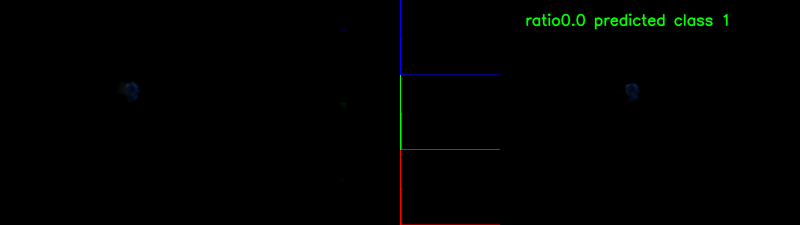
#> input picture captured/0.png, 1600 x 450 px, given in place of the camera (shown at 1/2 size)
$ python camera.py
#> lines starting #> are read from the running program, lines starting #| are printed output that depends on the picture; after the words box and inside, x2 and y2 are one past the last pixel; in counts of white or black regions, pixels touching at a corner belong together
#> further down, img is the input picture: shape (450, 1600, 3); mean B, G, R 0.3, 1.3, 0.2
import time

import cv2 as cv
import numpy as np
from imutils.video import FPS


cap = cv.VideoCapture(2)

# To get number of frames
n_frames = int(cap.get(cv.CAP_PROP_FRAME_COUNT))

# To check the number of frames in the video
print(n_frames)


width = int(cap.get(cv.CAP_PROP_FRAME_WIDTH))
height = int(cap.get(cv.CAP_PROP_FRAME_HEIGHT))

print("height", width)
print("height", height)

count = 0
if not (cap.isOpened()):

    print('Could not open video device')
#https://www.e-consystems.com/blog/camera/technology/how-to-access-cameras-using-opencv-with-python/
cap.set(cv.CAP_PROP_FRAME_WIDTH, 640)
cap.set(cv.CAP_PROP_FRAME_HEIGHT, 480)

def process(img):
    ll = 2
    hh = 20
    lower = np.array([ll, ll, ll])
    upper = np.array([hh, hh, hh])
    thresh = cv.inRange(img, lower, upper)
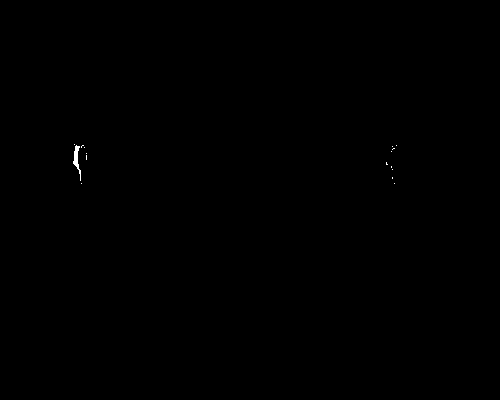
#> thresh: shape (400, 500); 0.07% white; 16 white regions (15 under 20 px), largest, box (x1, y1, x2, y2) and area: (73, 145, 81, 181) 111
    # cv.imshow('thresh',thresh)

    kernel = cv.getStructuringElement(cv.MORPH_ELLIPSE, (20, 20))
    morph = cv.morphologyEx(thresh, cv.MORPH_CLOSE, kernel)
#> morph: shape (400, 500); 0.15% white; 4 white regions (2 under 20 px), largest, box (x1, y1, x2, y2) and area: (74, 145, 88, 183) 259, (387, 160, 393, 171) 24
    #cv.imshow('morph',morph)
    mask = 255 - morph
    #cv.imshow('mask',mask)
    segmented = cv.bitwise_and(img, img, mask=mask)
    #cv.imshow('segmented',segmented)
#comtour
    gray = cv.cvtColor(segmented, cv.COLOR_BGR2GRAY)
    ret, thresh = cv.threshold(gray, 130, 255, cv.THRESH_BINARY_INV + cv.THRESH_OTSU)
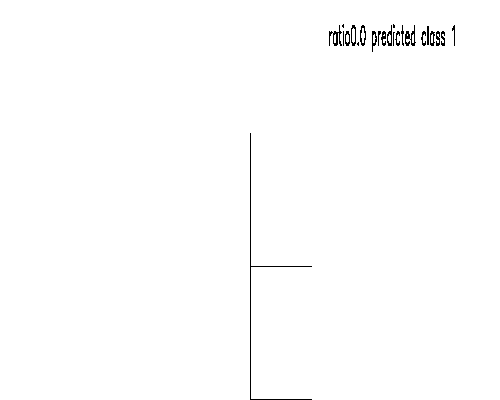
#> thresh: shape (400, 500); 99.4% white; black in thin lines or dots, all inside (x1, y1, x2, y2) = (250, 24, 455, 400)
#> ret = 59
    binary = cv.adaptiveThreshold(gray, 255, cv.ADAPTIVE_THRESH_GAUSSIAN_C, cv.THRESH_BINARY_INV, 131, 15)
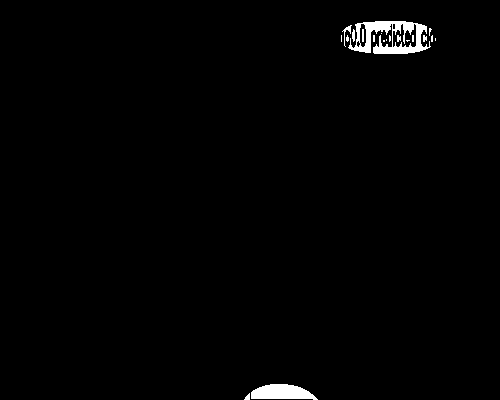
#> binary: shape (400, 500); 1.2% white; 20 white regions (12 under 20 px), largest, box (x1, y1, x2, y2) and area: (348, 21, 431, 54) 1368, (251, 384, 318, 400) 776, (342, 25, 352, 47) 51
    _, _, boxes, _ = cv.connectedComponentsWithStats(binary)
#> boxes = 21 rows, first 6: [0, 0, 500, 400, 197575], [348, 21, 83, 33, 1368], [342, 25, 10, 22, 51], [352, 29, 3, 13, 31], [362, 29, 2, 13, 26], [429, 28, 3, 8, 13]
    x1, y1, w1, h1, pixel1 = boxes[0]
#> x1 = 0; y1 = 0; w1 = 500; h1 = 400; pixel1 = 197575
    areaOfSegmented = w1 * h1
#> areaOfSegmented = 200000

    boxes = boxes[1:]
#> boxes = 20 rows, first 6: [348, 21, 83, 33, 1368], [342, 25, 10, 22, 51], [352, 29, 3, 13, 31], [362, 29, 2, 13, 26], [429, 28, 3, 8, 13], [381, 33, 1, 1, 1]
    filtered_boxes = []
    total_area = 0.0
    for x, y, w, h, pixels in boxes:
        if pixels < 6000 and h > 6 and w > 6 and h < 600 and w < 500:
            # pixels < 1500 and h < 200 and w < 200 and
            filtered_boxes.append((x, y, w, h))
#> this loop made 20 passes
#> (x, y, w, h, pixels) on passes 1 to 12: (348, 21, 83, 33, 1368), (342, 25, 10, 22, 51), (352, 29, 3, 13, 31), (362, 29, 2, 13, 26), (429, 28, 3, 8, 13), (381, 33, 1, 1, 1), (341, 35, 1, 7, 7), (346, 35, 3, 7, 15), (373, 35, 2, 7, 14), (389, 35, 2, 7, 12), (397, 35, 4, 7, 22), (412, 35, 2, 7, 14)
#> after the loop, filtered_boxes = [(348, 21, 83, 33), (342, 25, 10, 22), (251, 384, 67, 16)]
            # total_area = pixels
    for x, y, w, h in filtered_boxes:

        if x>x1 and x<x1+w1:
            if y>y1 and y<y1+h:
                cv.rectangle(segmented, (x, y), (x + w, y + h), (0, 0, 255), 2)
                total_area += w * h
#> this loop made 3 passes
#> (x, y, w, h, total_area) on pass 1: (348, 21, 83, 33, 2739)
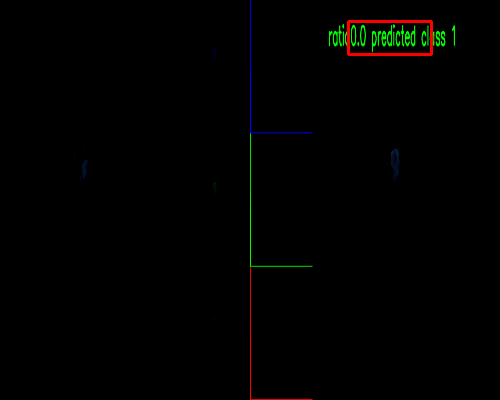
#> segmented: shape (400, 500, 3); mean B, G, R 0.3, 1.3, 1.1
#> after the loop, total_area = 2739

    org = (50, 50)
    font = cv.FONT_HERSHEY_SIMPLEX
#> font = 0
    fontScale = 1
    color2 = (0, 255, 0)
    thickness = 2
    # print('total area', total_area)
    ratio = ((total_area) / (areaOfSegmented)) * 100
#> ratio = 1.37
    ratio = np.round(ratio,2)
    #print(ratio)

    if ratio < 0.3:
        pre = 'class 1'
    elif ratio < 1.5:
        pre = 'class 2'
    else:
        pre = 'class 3'

    print(pre)
    cv.putText(segmented,'ratio'+ str(ratio) +' '+'predicted '+pre , (50, 50), font, fontScale, color2, thickness, cv.LINE_AA, False)
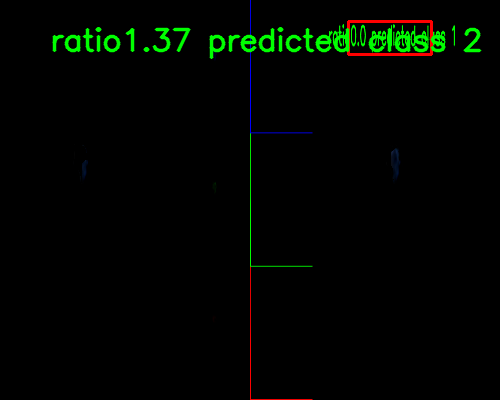
#> segmented: shape (400, 500, 3); 2.22% of pixels changed, all inside (x1, y1, x2, y2) = (52, 27, 482, 60)
    # cv.imwrite('result' + ".png", segmented)
    #cv.imshow('result', segmented)
    hori = np.concatenate((img,segmented),axis=1)
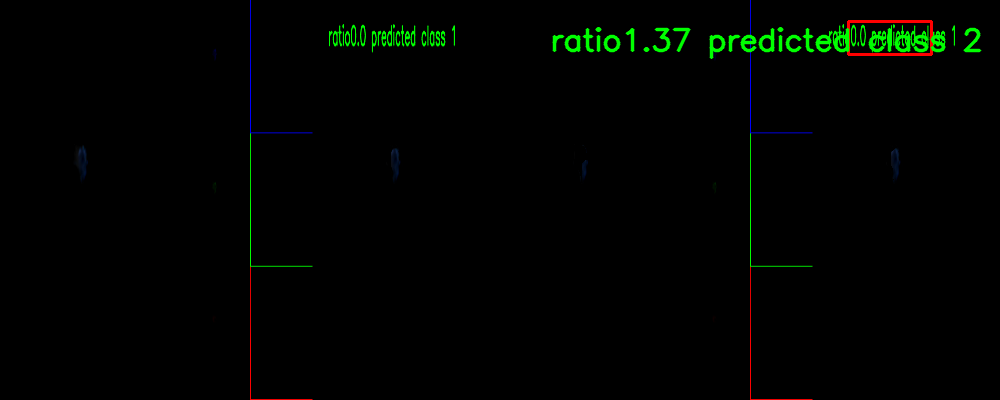
#> hori: shape (400, 1000, 3); mean B, G, R 0.3, 3.2, 0.6
    verti = np.concatenate((thresh,morph,mask),axis = 1)
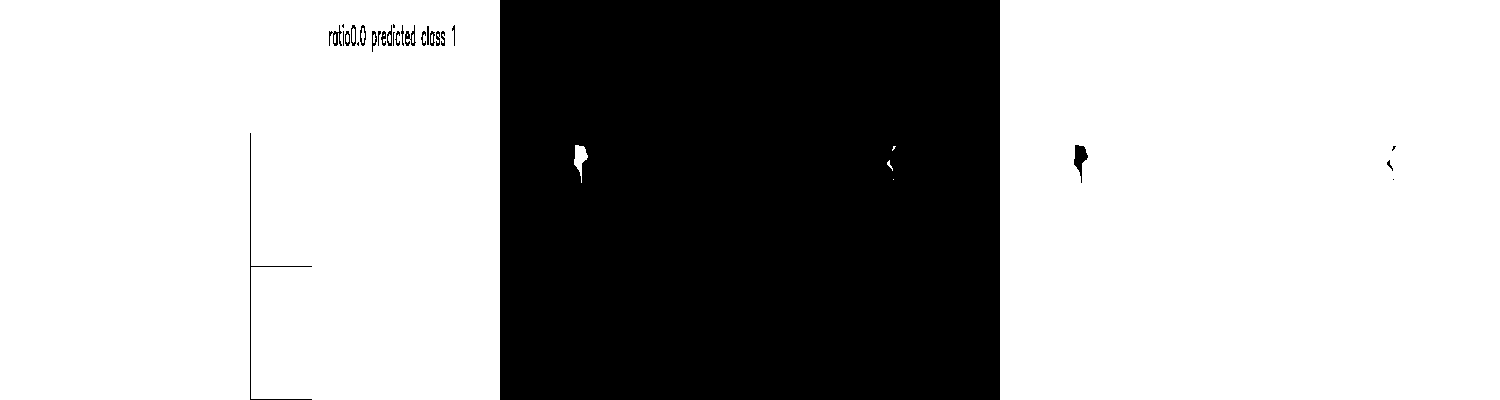
#> verti: shape (400, 1500); 66.5% white; 28 black regions (7 under 20 px), largest, box (x1, y1, x2, y2) and area: (500, 0, 1000, 400) 199706, (250, 133, 312, 400) 389, (1074, 145, 1088, 183) 259
    #thresh,morph,mask,
    cv.imshow('Quality', hori)
    # cv.imshow('canny process', verti)
    cv.waitKey(100)

# [93 lines left out: functions removeReflection, brightnessRemove, not called in this run]


while True:
    success, img = cap.read(0)


    if success:

        img = cv.resize(img, (500, 400), cv.INTER_LINEAR)
        #cv.imwrite(str(count)+'.png',img)
        #count += 1


        #cv.imshow("Webcam", img)
        noiseRemoved = cv.fastNlMeansDenoisingColored(img)
        #brightnessRemove(noiseRemoved)
        #cv.imshow('Removed noise', noiseRemoved)
        process(noiseRemoved)
        #removeReflection(noiseRemoved)


        if cv.waitKey(1) == ord('q'):
#> (key q is pressed here)
            break

$ run again, on captured/1.png
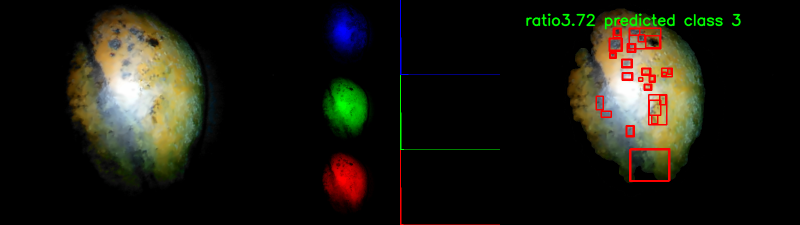
#> input picture captured/1.png, 1600 x 450 px, given in place of the camera (shown at 1/2 size)
#> img is the input picture: shape (450, 1600, 3); mean B, G, R 16.7, 25.2, 26.4
#> img: shape (400, 500, 3)
#> morph: shape (400, 500); 3.4% white; 46 white regions (42 under 20 px), largest, box (x1, y1, x2, y2) and area: (41, 0, 141, 349) 6033, (377, 281, 424, 326) 482, (360, 77, 371, 100) 139, (420, 63, 430, 76) 35
#> in process, `ret, thresh = cv.threshold(gray, 130, 255, cv.THRESH_BINARY_INV + cv.T..`:
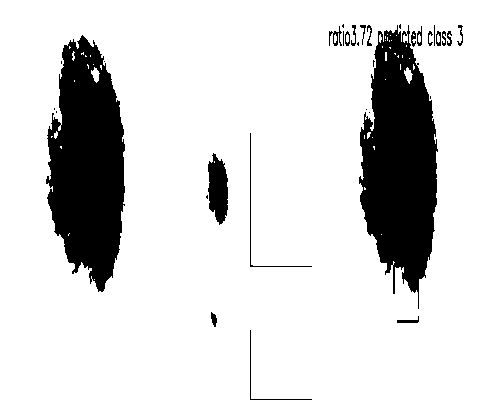
#> thresh: shape (400, 500); 84.6% white; 33 black regions (13 under 20 px), largest, box (x1, y1, x2, y2) and area: (359, 25, 438, 309) 14493, (46, 35, 125, 292) 14141, (208, 153, 228, 225) 1050
#> ret = 70
#> binary: shape (400, 500); 15.2% white; 96 white regions (75 under 20 px), largest, box (x1, y1, x2, y2) and area: (336, 8, 462, 314) 13564, (24, 16, 150, 309) 11995, (222, 146, 250, 232) 1360
#> in process, `_, _, boxes, _ = cv.connectedComponentsWithStats(binary)`: boxes = 97 rows, first 6: [0, 0, 500, 400, 169623], [336, 8, 126, 306, 13564], [24, 16, 126, 293, 11995], [341, 34, 1, 8, 8], [346, 35, 3, 7, 15], [413, 35, 1, 1, 1]
#> x1 = 0; w1 = 500; h1 = 400; pixel1 = 169623
#> areaOfSegmented = 200000
#> in process, `boxes = boxes[1:]`: boxes = 96 rows, first 6: [336, 8, 126, 306, 13564], [24, 16, 126, 293, 11995], [341, 34, 1, 8, 8], [346, 35, 3, 7, 15], [413, 35, 1, 1, 1], [418, 35, 2, 8, 14]
#> the loop in process, `for x, y, w, h, pixels in boxes:` made 96 passes
#> after the loop in process, `for x, y, w, h, pixels in boxes:`: filtered_boxes = [(91, 68, 9, 16), (392, 68, 21, 26), (381, 82, 8, 23), (388, 104, 8, 18), (401, 120, 9, 42), (413, 120, 8, 18), (388, 128, 8, 16), (222, 146, 28, 86), (187, 149, 20, 80), (405, 167, 12, 56), (251, 384, 67, 16), (243, 393, 7, 7)]
#> the loop in process, `for x, y, w, h in filtered_boxes: ` made 12 passes
#> after the loop in process, `for x, y, w, h in filtered_boxes:`: total_area = 0
#> in process, `verti = np.concatenate((thresh,morph,mask),axis = 1)`:
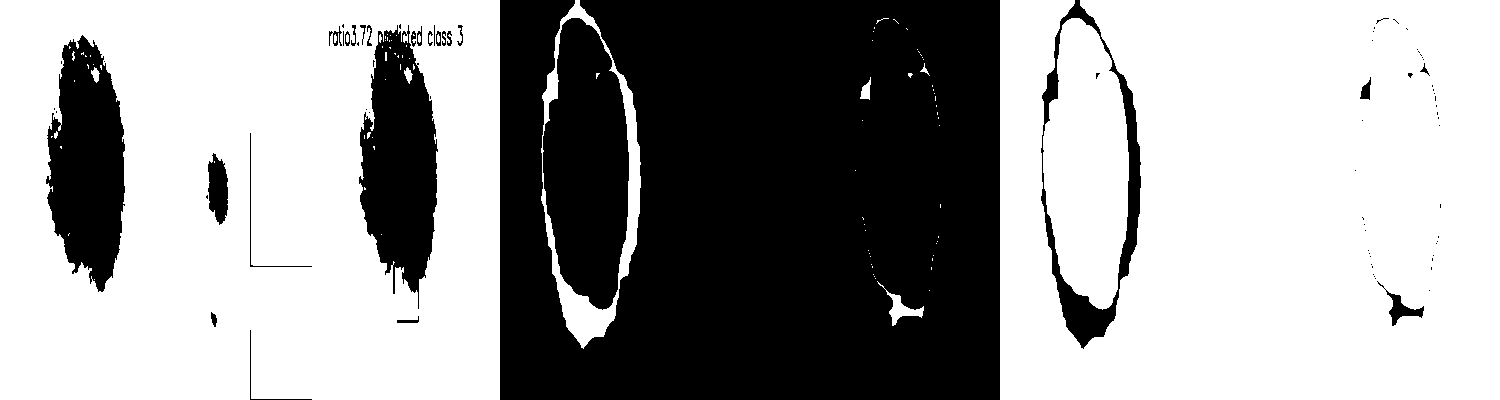
#> verti: shape (400, 1500); 61.5% white; 81 black regions (55 under 20 px), largest, box (x1, y1, x2, y2) and area: (500, 0, 1000, 400) 174427, (543, 18, 629, 310) 18770, (359, 25, 438, 309) 14493
